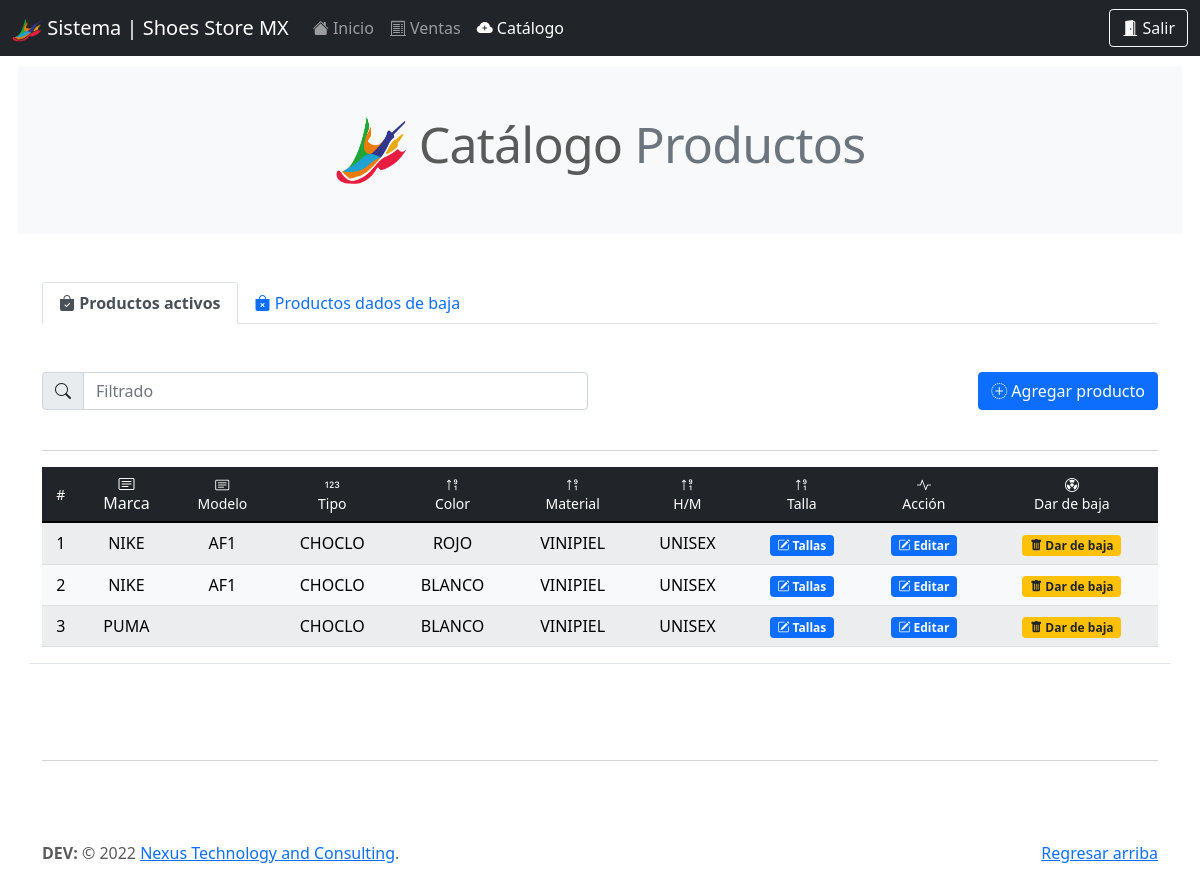
The app's page /be_/catalogo.php (signed in) with its own data.
### tables this page shows
CREATE TABLE `tenis` (
  `id` int(11) NOT NULL,
  `clasificacion` varchar(20) NOT NULL,
  `tamanio` varchar(20) NOT NULL,
  `marca` varchar(300) NOT NULL,
  `modelo` varchar(200) DEFAULT NULL,
  `tipo` varchar(50) NOT NULL,
  `color` varchar(50) NOT NULL,
  `color2` varchar(20) DEFAULT NULL,
  `color3` varchar(20) DEFAULT NULL,
  `color4` varchar(20) DEFAULT NULL,
  `color5` varchar(20) DEFAULT NULL,
  `formas` varchar(50) DEFAULT NULL,
  `material` varchar(50) NOT NULL,
  `hombre_mujer` varchar(20) NOT NULL,
  `talla` int(11) DEFAULT NULL,
  `img` varchar(300) NOT NULL,
  `precio_general` int(11) DEFAULT NULL,
  `precio_prov` int(11) DEFAULT NULL,
  `estatus` int(11) NOT NULL
);

### query/query_catalogo_backend.php (called while the page is built)
<?php
include('qconn/qc.php');
    $sqlCatalogo = "SELECT * FROM tenis WHERE estatus = 1";
    $sqlResultCatalgo = $conn->query($sqlCatalogo);
?>

### be_/catalogo.php (the view, shortened to what this page needs)
<!doctype html>
<html lang="en">
  <head>
    <link rel="stylesheet" href="https://cdn.jsdelivr.net/npm/bootstrap-icons@1.7.2/font/bootstrap-icons.css">
    <link href="../assets/dist/css/bootstrap.min.css" rel="stylesheet">
    <link href="../carousel.css" rel="stylesheet">
  </head>
  <body>
<header>
<nav class="navbar navbar-expand-md navbar-dark fixed-top bg-dark">
    <div class="container-fluid">
    <a class="navbar-brand" href="#"><img src="../assets/brand/img/logo_store_shoes_sin_fondo.png" alt="" width="30" height="24"> Sistema | Shoes Store MX</a>
      <div class="collapse navbar-collapse" id="navbarCollapse">
        <ul class="navbar-nav me-auto mb-2 mb-md-0">
          <li class="nav-item">
           <a class="nav-link" aria-current="page" href="dashboard.php"><i class="bi bi-house-fill"></i> Inicio</a>
          </li>
          <li class="nav-item">
            <a class="nav-link" href="venta_gral.php"><i class="bi bi-receipt-cutoff"></i> Ventas</a>
          </li>
          <li class="nav-item">
            <a class="nav-link active" href="catalogo.php"><i class="bi bi-cloud-plus-fill"></i> Catálogo</a>
          </li>
        </ul>
        <form class="d-flex">
          <a href="prcd/sort.php" class="btn btn-outline-light" type="submit"><i class="bi bi-door-open-fill"></i> Salir</a>
        </form>
      </div>
    </div>
  </nav>
</header>
<main>
<h2 class="mb-5 bg-light p-5 text-center featurette-heading" style="margin:18px;"><img src="../assets/brand/img/logo_store_shoes_sin_fondo.png" alt="" width="72" height="72"> Catálogo <span class="text-muted">Productos</span></h2>
  <div class="container">
    <ul class="nav nav-tabs">
      <li class="nav-item">
        <a class="nav-link active" aria-current="page" href="#"><i class="bi bi-bag-check-fill"></i> <strong>Productos activos</strong></a>
      </li>
      <li class="nav-item">
        <a class="nav-link" href="catalogo_baja.php"><i class="bi bi-bag-x-fill"></i> Productos dados de baja</a>
      </li>
    </ul>
  </div>
<?php include('../query/query_catalogo_backend.php'); ?>
  <div class="container marketing mt-5 border-bottom">
  <div class="row">
    <div class="col">
        <div class="input-group mb-4 w-100">
            <span class="input-group-text" id="basic-addon1"><i class="bi bi-search"></i></span>
            <input type="text" class="form-control" placeholder="Filtrado" aria-label="Filtrado" aria-describedby="basic-addon1" id="myInput">
        </div>
    </div>
    <div class="col">
        <div class="input-group mb-4 justify-content-end">
            <button class="btn btn-primary" data-bs-toggle="modal" data-bs-target="#agregarProducto"><i class="bi bi-plus-circle-dotted"></i> Agregar producto</button>
        </div>
    </div>
  </div>
  <hr>
    <div class="table-responsive">
    <table class="table  table-light table-striped mb-3 table-hover align-middle">
      <thead class="text-center table-dark align-middle">
        <tr>
        <th scope="col" class="h6"><small>#</small></th>
          <th scope="col" class="h6"><small<i class="bi bi-card-text"></i><br>Marca</small></th>
          <th scope="col" class="h6"><small><i class="bi bi-card-text"></i><br>Modelo</small></th>
          <th scope="col" class="h6"><small><i class="bi bi-123"></i><br>Tipo</small></th>
          <th scope="col" class="h6"><small><i class="bi bi-sort-numeric-up-alt"></i><br>Color</small></th>
          <th scope="col" class="h6"><small><i class="bi bi-sort-numeric-up-alt"></i><br>Material</small></th>
          <th scope="col" class="h6"><small><i class="bi bi-sort-numeric-up-alt"></i><br>H/M</small></th>
          <th scope="col" class="h6"><small><i class="bi bi-sort-numeric-up-alt"></i><br>Talla</small></th>
          <th scope="col" class="h6"><small><i class="bi bi-activity"></i><br>Acción</small></th>
          <th scope="col" class="h6"><small><i class="bi bi-radioactive"></i><br>Dar de baja</small></th>
        </tr>
      </thead>
      <tbody id="myTable">
        <?php
        $x = 0;
          while($row_sql = $sqlResultCatalgo->fetch_assoc()){
            $x++;
            echo'<tr>';
            echo'<td class="text-center">'.$x.'</td>';
            echo'<td class="text-center">'.$row_sql['marca'].'</td>';
            echo'<td class="text-center">'.$row_sql['modelo'].'</td>';
            echo'<td class="text-center">'.$row_sql['tipo'].'</td>';
            echo'<td class="text-center">'.$row_sql['color'].'</td>';
            echo'<td class="text-center">'.$row_sql['material'].'</td>';
            echo'<td class="text-center">'.$row_sql['hombre_mujer'].'</td>';
            echo'<td class="text-center"><a href="tallas.php?talla='.$row_sql['id'].'"><span class="badge bg-primary"><i class="bi bi-pencil-square"></i> Tallas</span></a></td>';
            echo'<td class="text-center"><a href="#" data-bs-toggle="modal" data-bs-target="#exampleModal'.$row_sql['id'].'"><span class="badge bg-primary"><i class="bi bi-pencil-square"></i> Editar</span></a></td>';
            echo'<td class="text-center"><a href="#" data-bs-toggle="modal" data-bs-target="#deleteArticulo'.$row_sql['id'].'"><span class="badge bg-warning text-dark"><i class="bi bi-trash-fill"></i> Dar de baja</span></a></td>';
            echo'</tr>';
                      ?>
                      <?php
          }
        ?>
      </tbody>
    </table>
    </div>
  </div>
  <footer class="footer mt-auto py-3">
    <div class="container">
      <hr class="featurette-divider">
      <p class="float-end"><a href="#">Regresar arriba</a></p>
    <p><strong>DEV:</strong> © 2022 <a href="https://direccioneszac.net/red_deploy/" target="_blank">Nexus Technology and Consulting</a>.</p>
    </div>
  </footer>
</main>
  </body>
</html>

### carousel.css (style rules this page uses)
body { padding-top: 3rem; padding-bottom: 3rem; color: #5a5a5a; }
.featurette-divider { margin: 5rem 0; }
.featurette-heading { font-weight: 300; line-height: 1; letter-spacing: -.05rem; }
@media (min-width: 40em) { .featurette-heading { font-size: 50px; } }
@media (min-width: 62em) { .featurette-heading { margin-top: 7rem; } }

### records on screen
tenis: marca "NIKE", modelo "AF1", tipo "CHOCLO", color "ROJO", material "VINIPIEL", hombre_mujer "UNISEX"
tenis: marca "NIKE", modelo "AF1", tipo "CHOCLO", color "BLANCO", material "VINIPIEL", hombre_mujer "UNISEX"
tenis: marca "PUMA", tipo "CHOCLO", color "BLANCO", material "VINIPIEL", hombre_mujer "UNISEX"
